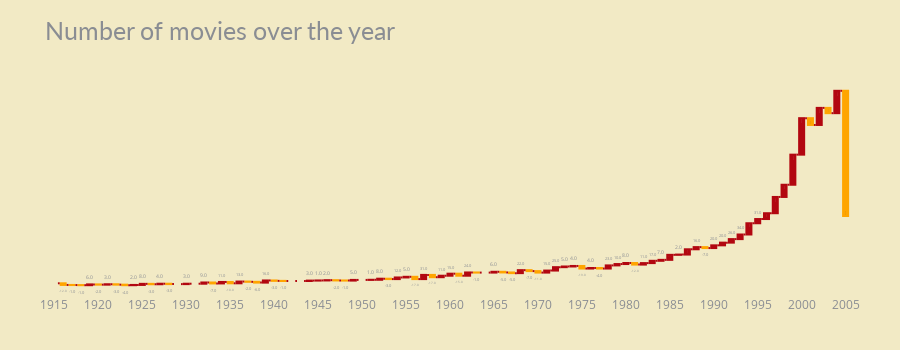

Notebook code cell kept with this figure:
### Code cell
movie_by_year = movie_df.groupby("Year")['Movie_ID'].count().reset_index().rename(columns = {'Movie_ID' : 'count'})
movie_by_year['change'] = movie_by_year['count'].diff().fillna(0)
movie_by_year = movie_by_year.sort_values("Year")

fig = go.Figure(go.Waterfall(
    orientation = "v",
    x = movie_by_year['Year'],
    textposition = "auto",
    text = movie_by_year["change"].astype(str),
    y = movie_by_year["change"],
    connector = {"line":{"color":"#b20710"}},
    increasing = {"marker":{"color":"#b20710"}},
    decreasing = {"marker":{"color":"orange"}},
))

fig.update_xaxes(showgrid=False, tickvals=movie_by_year['Year'][::5], ticktext=movie_by_year['Year'][::5])
fig.update_yaxes(showgrid=False, visible=False)
fig.update_traces(hovertemplate=None)
fig.update_layout(title='Number of movies over the year', height=350,
                   margin=dict(t=80, b=20, l=50, r=50),
                   hovermode="x unified",
                   xaxis_title=' ', yaxis_title=" ",
                   plot_bgcolor='#F2EAC5', paper_bgcolor='#F2EAC5',
                   title_font=dict(size=25, color='#8a8d93', family="Lato, sans-serif"),
                   font=dict(color='#8a8d93'))

### Figure 1 — Plotly figure (JSON) as saved in the notebook; plotly's stock layout.template omitted (floating-point values rounded to 4 significant figures)
{"data": [{"connector": {"line": {"color": "#b20710"}}, "decreasing": {"marker": {"color": "orange"}}, "increasing": {"marker": {"color": "#b20710"}}, "orientation": "v", "text": ["0.0", "-12.0", "-1.0", "-1.0", "6.0", "-2.0", "3.0", "-3.0", "-4.0", "2.0", "8.0", "-3.0", "4.0", "-3.0", "0.0", "3.0", "0.0", "9.0", "-7.0", "11.0", "-10.0", "13.0", "-2.0", "-6.0", "16.0", "-3.0", "-1.0", "0.0", "0.0", "3.0", "1.0", "2.0", "-2.0", "-1.0", "5.0", "0.0", "1.0", "8.0", "-3.0", "12.0", "5.0", "-17.0", "31.0", "-17.0", "11.0", "15.0", "-15.0", "24.0", "-1.0", "0.0", "6.0", "-5.0", "-5.0", "22.0", "-7.0", "-11.0", "15.0", "25.0", "5.0", "4.0", "-19.0", "4.0", "-4.0", "23.0", "10.0", "8.0", "-12.0", "11.0", "17.0", "7.0", "37.0", "2.0", "39.0", "16.0", "-7.0", "20.0", "20.0", "26.0", "34.0", "83.0", "31.0", "43.0", "120.0", "90.0", "222.0", "269.0", "-50.0", "126.0", "-39.0", "165.0", "-924.0"], "textposition": "auto", "type": "waterfall", "x": [1915, 1916, 1917, 1918, 1919, 1920, 1921, 1922, 1923, 1924, 1925, 1926, 1927, 1928, 1929, 1930, 1931, 1932, 1933, 1934, 1935, 1936, 1937, 1938, 1939, 1940, 1941, 1942, 1943, 1944, 1945, 1946, 1947, 1948, 1949, 1950, 1951, 1952, 1953, 1954, 1955, 1956, 1957, 1958, 1959, 1960, 1961, 1962, 1963, 1964, 1965, 1966, 1967, 1968, 1969, 1970, 1971, 1972, 1973, 1974, 1975, 1976, 1977, 1978, 1979, 1980, 1981, 1982, 1983, 1984, 1985, 1986, 1987, 1988, 1989, 1990, 1991, 1992, 1993, 1994, 1995, 1996, 1997, 1998, 1999, 2000, 2001, 2002, 2003, 2004, 2005], "y": [0, -12, -1, -1, 6, -2, 3, -3, -4, 2, 8, -3, 4, -3, 0, 3, 0, 9, -7, 11, -10, 13, -2, -6, 16, -3, -1, 0, 0, 3, 1, 2, -2, -1, 5, 0, 1, 8, -3, 12, 5, -17, 31, -17, 11, 15, -15, 24, -1, 0, 6, -5, -5, 22, -7, -11, 15, 25, 5, 4, -19, 4, -4, 23, 10, 8, -12, 11, 17, 7, 37, 2, 39, 16, -7, 20, 20, 26, 34, 83, 31, 43, 120, 90, 222, 269, -50, 126, -39, 165, -924]}], "layout": {"font": {"color": "#8a8d93"}, "height": 350, "hovermode": "x unified", "margin": {"b": 20, "l": 50, "r": 50, "t": 80}, "paper_bgcolor": "#F2EAC5", "plot_bgcolor": "#F2EAC5", "title": {"font": {"color": "#8a8d93", "family": "Lato, sans-serif", "size": 25}, "text": "Number of movies over the year"}, "xaxis": {"showgrid": false, "ticktext": [1915, 1920, 1925, 1930, 1935, 1940, 1945, 1950, 1955, 1960, 1965, 1970, 1975, 1980, 1985, 1990, 1995, 2000, 2005], "tickvals": [1915, 1920, 1925, 1930, 1935, 1940, 1945, 1950, 1955, 1960, 1965, 1970, 1975, 1980, 1985, 1990, 1995, 2000, 2005], "title": {"text": " "}}, "yaxis": {"showgrid": false, "title": {"text": " "}, "visible": false}}}
